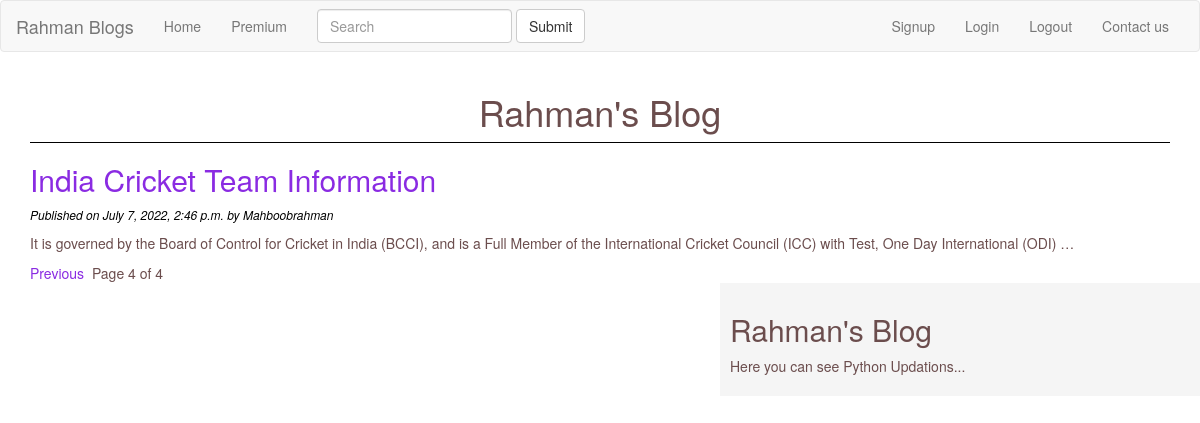
/?page=4, run on the app's committed database.
### blog/models.py (models this page shows)
class Post(models.Model):
    STATUS_CHOICES=(('draft','Draft'),('published','Published'))
    title=models.CharField(max_length=256)
    slug=models.SlugField(max_length=264,unique_for_date='publish')
    author=models.ForeignKey(User,related_name='blog_posts')
    body=models.TextField(max_length=1000)
    publish=models.DateTimeField(default=timezone.now)
    created=models.DateField(auto_now_add=True)
    updated=models.DateTimeField(auto_now=True)
    status=models.CharField(max_length=10,choices=STATUS_CHOICES,default='draft')
    class Meta:
        ordering=('-publish',)

### blog/views.py (the view)
# urls.py: url(r'^$',views.post_list_view),
def post_list_view(request):
    post_list=Post.objects.all()
    paginator=Paginator(post_list,2)
    page_number=request.GET.get('page')
    try:
        post_list=paginator.page(page_number)
    except PageNotAnInteger:
        post_list=paginator.page(1)
    except EmptyPage:
        post_list=paginator.page(paginator.num_pages)
    return render(request,'blog/post_list.html',{'post_list':post_list})

### templates/blog/post_list.html (shortened to what this page needs)
{%extends "blog/base.html"%}
   {%block content%}
      <h1>Rahman's Blog</h1>
      {%for post in post_list%}
           <a href="{{post.get_absolute_url}}"><h2>{{post.title}}</h2></a>
           <p id="date">Published on {{post.publish}} by {{post.author | title}}</p>
           {{post.body | truncatewords:30 | linebreaks}}
      {%endfor%}
      {%include 'blog/pagination.html' with page=post_list%}
{%endblock%}

### static/css/vlogs.css (style rules this page uses)
h1 { text-align: center; border-bottom: 1px solid rgb(0, 0, 0); padding-bottom: 10px; }
body { color:rgb(107, 77, 77); background-color:white; }
#date { color: black; font-size: 12px; font-style: italic; }
a { color:blueviolet; }

### data on the page
Post: title "India Cricket Team Information", publish "July 7, 2022, 2:46 p.m.", author "Mahboobrahman", body "It is governed by the Board of Control for Cricket in India (BCCI), and is a Full Member of the International Cricket Council (ICC) with Test, One Day International (ODI) …"

### other printed values
{{ page.number }} "4"
{{ page.paginator.num_pages }} "4"
